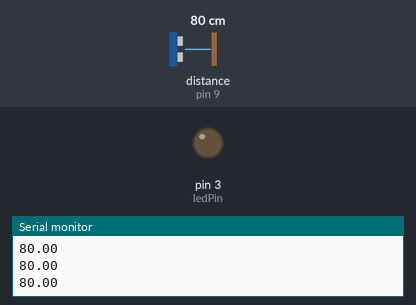
Recording of a sketch running on a simulated Arduino Uno, built with avr-gcc and run on an emulated ATmega328P. On the bench: output pins drawn as LEDs (lit = HIGH), the last lines printed to the serial monitor. The inputs (shaded band) are chosen by the test bench; at power-on: distance to the obstacle (sensor on pin 9) 80 cm. The echo pulse lasts 58.3 µs per cm.

Above: at 1.2 s.
1.3 s: distance to the obstacle (sensor on pin 9) set to 21 cm
2.8 s: distance to the obstacle (sensor on pin 9) set to 17 cm
At 3.8 s:
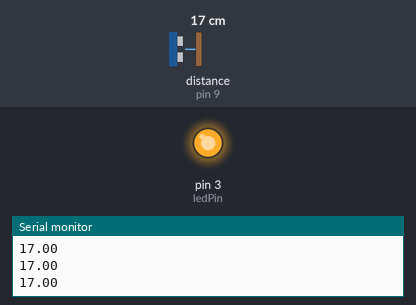
4.3 s: distance to the obstacle (sensor on pin 9) set to 35 cm
At 4.9 s:
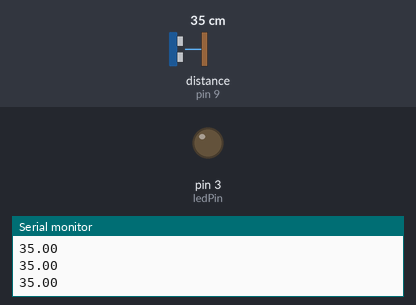
5.8 s: distance to the obstacle (sensor on pin 9) set to 2 cm
At 6.5 s:
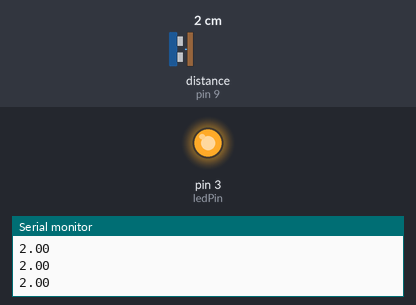
Timing chart, 0 to 8.3 s (numbered marks = the images above; inputs shaded):
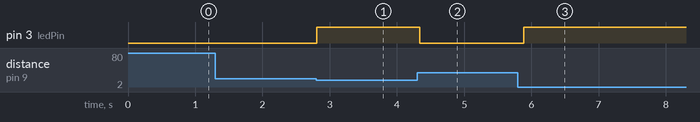

The sketch:

ultra.ino
```cpp
#include <Ultrasonic.h> // подключаем библиотеку

Ultrasonic ultrasonic(10, 9); // Trig - 10, Echo - 9
int ledPin=3;
void setup() {
  Serial.begin(9600); // инициализация послед. порта
  pinMode(ledPin,OUTPUT);
}

void loop() {
  float dist_cm = ultrasonic.Ranging(CM); // дистанция в см
  Serial.println(dist_cm);// выводим дистанцию в порт
 if (dist_cm<20)
digitalWrite(ledPin,HIGH);
if (dist_cm>20)
digitalWrite(ledPin,LOW);

  delay(100);
}
```

Measured:
- the behaviour switches between 20 and 19 cm on distance to the obstacle (sensor on pin 9) (found by bisection; images 0 and 1)
- after the input at 2.8 s, pin 3 (ledPin): LOW → HIGH at once
- after the input at 4.3 s, pin 3 (ledPin): HIGH → LOW at once
- after the input at 5.8 s, pin 3 (ledPin): LOW → HIGH after 0.08 s
